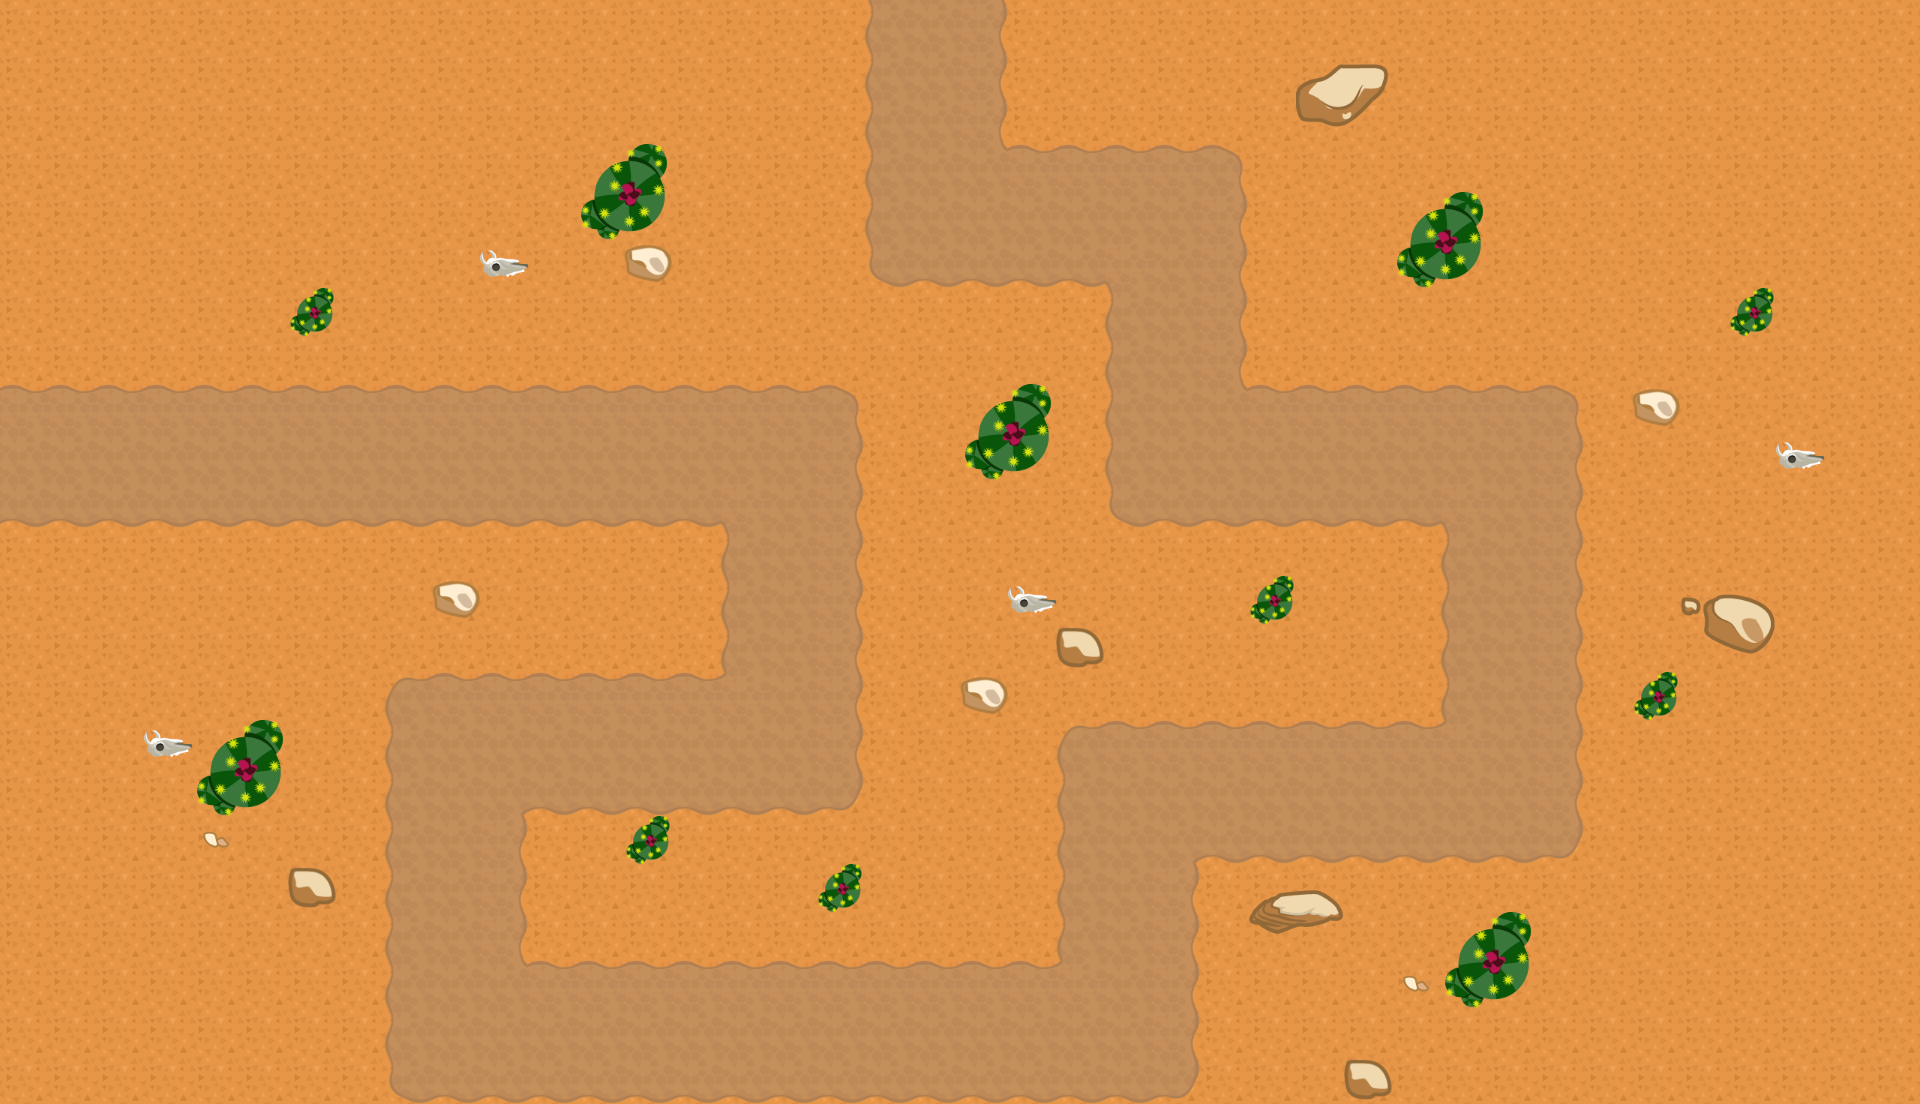

A 2D game scene composited from a Tiled map and its tileset images. What follows is a short description and the map's XML, with each tile layer's data collapsed to a summary:
An orthogonal 40x23 tile map with 48x48 px tiles, 5 tile layers (Sand, Path, Rocks, Trees, ...), 4 tilesets and 13 objects (PathLine).

<map version="1.0" tiledversion="1.0.3" orientation="orthogonal" renderorder="right-down" width="40" height="23" tilewidth="48" tileheight="48" nextobjectid="15">
 <tileset firstgid="1" name="tiles" tilewidth="48" tileheight="48" spacing="4" margin="2" tilecount="81" columns="9">
  <image source="../../tiles/hi/tiles.png" width="512" height="512" />
  <terraintypes>
   <terrain name="Path" tile="18" />
  </terraintypes>
  <tile id="14" terrain=",,,0" />
  <tile id="15" terrain=",,0,0" />
  <tile id="16" terrain=",,0," />
  <tile id="17" terrain=",0,,0" />
  <tile id="18" terrain="0,0,0,0" />
  <tile id="19" terrain="0,,0," />
  <tile id="20" terrain=",0,," />
  <tile id="21" terrain="0,0,," />
  <tile id="22" terrain="0,,," />
  <tile id="23" terrain="0,,0,0" />
  <tile id="24" terrain=",0,0,0" />
  <tile id="25" terrain="0,0,,0" />
  <tile id="26" terrain="0,0,0," />
 </tileset>
 <tileset firstgid="82" name="tiles3" tilewidth="48" tileheight="48" spacing="4" margin="2" tilecount="36" columns="9">
  <image source="../../tiles/hi/tiles3.png" width="512" height="256" />
 </tileset>
 <tileset firstgid="118" name="tiles4" tilewidth="48" tileheight="48" spacing="4" margin="2" tilecount="171" columns="9">
  <image source="../../tiles/hi/tiles4.png" width="512" height="1024" />
 </tileset>
 <tileset firstgid="289" name="tiles5" tilewidth="48" tileheight="48" spacing="4" margin="2" tilecount="1" columns="1">
  <image source="../../tiles/hi/tiles5.png" width="64" height="64" />
 </tileset>
 <layer name="Sand" width="40" height="23">
  <data>[920 cells, 920 non-empty, 1 distinct tile ids]</data>
 </layer>
 <layer name="Path" width="40" height="23">
  <data>[920 cells, 273 non-empty, 13 distinct tile ids]</data>
 </layer>
 <layer name="Rocks" width="40" height="23">
  <data>[920 cells, 21 non-empty, 15 distinct tile ids]</data>
 </layer>
 <layer name="Trees" width="40" height="23">
  <data>[920 cells, 26 non-empty, 5 distinct tile ids]</data>
 </layer>
 <layer name="Other" width="40" height="23">
  <data>[920 cells, 4 non-empty, 1 distinct tile ids]</data>
 </layer>
 <objectgroup name="PathLine" visible="0">
  <object id="14" name="PathLine" x="-22.5" y="456">
   <polyline points="22.5,0 814.5,0 814.5,288 478.5,288 478.5,576 1150.5,576 1150.5,336 1534.5,336 1534.5,0 1198.5,0 1198.5,-240 958.5,-240 958.5,-456" />
  </object>
 </objectgroup>
 <objectgroup name="Boundary" visible="0">
  <object id="2" x="1.18205" y="394.125" width="843.997" height="125.296" />
  <object id="3" x="730.024" y="402.79" width="124.975" height="395.358" />
  <object id="4" x="403.751" y="682.102" width="440.248" height="125.296" />
  <object id="5" x="394.2" y="690.259" width="124.975" height="395.358" />
  <object id="6" x="405.002" y="970.102" width="777.308" height="125.296" />
  <object id="7" x="1066.26" y="739.759" width="124.975" height="343.858" />
  <object id="8" x="1074.38" y="730.102" width="490.498" height="125.296" />
  <object id="9" x="1450.45" y="403.633" width="124.975" height="437.17" />
  <object id="10" x="883.785" y="153.852" width="344.998" height="125.296" />
  <object id="11" x="1114.26" y="163.321" width="124.975" height="348.358" />
  <object id="12" x="1124.63" y="393.852" width="441.748" height="125.296" />
  <object id="13" x="874.515" y="0.571125" width="124.975" height="270.607" />
 </objectgroup>
</map>
